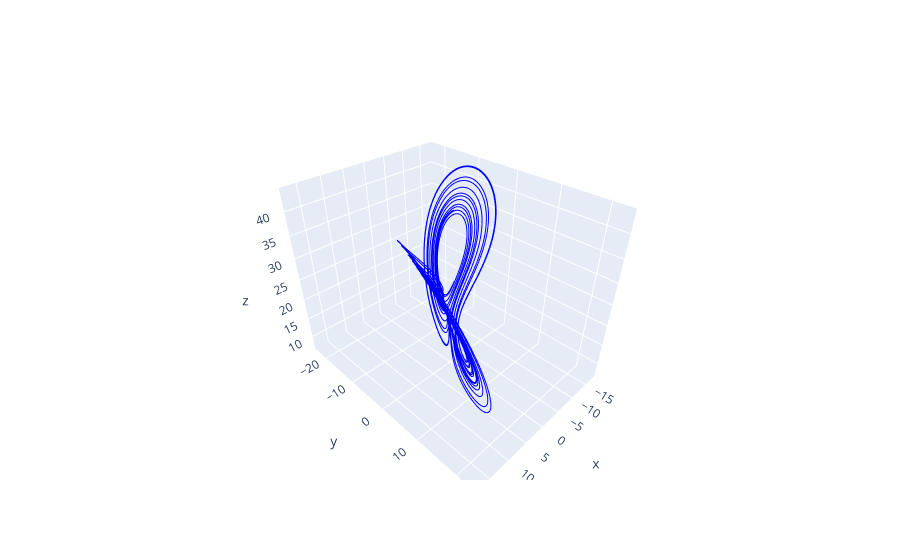
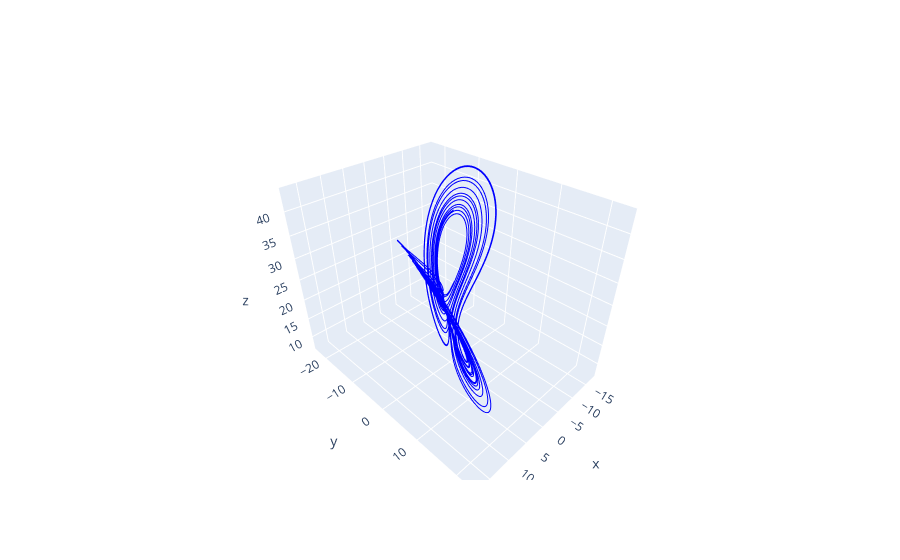

The notebook cell these images were saved under, in order:
### Markdown cell above
## Plots

### Code cell
fig = lorentz_plot(lorentz_dataset[-Y_pred.shape[0]:])
fig.show()
fig = lorentz_plot(Y_pred)
fig.show()

### Figure 1 — Plotly figure (JSON) as saved in the notebook; plotly's stock layout.template omitted (floating-point values rounded to 4 significant figures; data arrays with more than 128 entries replaced by an {"elided": "..."} marker saying what was removed)
{"data": [{"line": {"color": "blue", "width": 2}, "mode": "lines", "type": "scatter3d", "x": {"elided": "4000 float values"}, "y": {"elided": "4000 float values"}, "z": {"elided": "4000 float values"}}], "layout": {}}

### Figure 2 — Plotly figure (JSON) as saved in the notebook; plotly's stock layout.template omitted (floating-point values rounded to 4 significant figures; data arrays with more than 128 entries replaced by an {"elided": "..."} marker saying what was removed)
{"data": [{"line": {"color": "blue", "width": 2}, "mode": "lines", "type": "scatter3d", "x": {"elided": "4000 float values"}, "y": {"elided": "4000 float values"}, "z": {"elided": "4000 float values"}}], "layout": {}}
